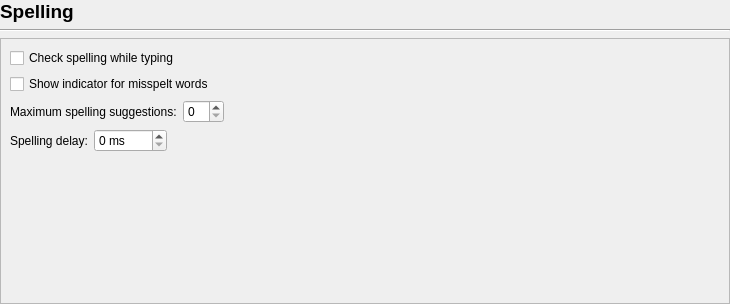
<?xml version="1.0" encoding="UTF-8"?>
<ui version="4.0">
 <class>Prefs_Spelling</class>
 <widget class="QWidget" name="Prefs_Spelling">
  <property name="geometry">
   <rect>
    <x>0</x>
    <y>0</y>
    <width>730</width>
    <height>304</height>
   </rect>
  </property>
  <layout class="QVBoxLayout" name="verticalLayout_3">
   <property name="leftMargin">
    <number>0</number>
   </property>
   <property name="topMargin">
    <number>0</number>
   </property>
   <property name="rightMargin">
    <number>0</number>
   </property>
   <property name="bottomMargin">
    <number>0</number>
   </property>
   <item>
    <widget class="QLabel" name="label">
     <property name="font">
      <font>
       <pointsize>14</pointsize>
       <bold>true</bold>
      </font>
     </property>
     <property name="text">
      <string>Spelling</string>
     </property>
    </widget>
   </item>
   <item>
    <widget class="Line" name="line">
     <property name="orientation">
      <enum>Qt::Orientation::Horizontal</enum>
     </property>
    </widget>
   </item>
   <item>
    <widget class="QScrollArea" name="scrollArea">
     <property name="widgetResizable">
      <bool>true</bool>
     </property>
     <widget class="QWidget" name="scrollAreaWidgetContents">
      <property name="geometry">
       <rect>
        <x>0</x>
        <y>0</y>
        <width>728</width>
        <height>260</height>
       </rect>
      </property>
      <layout class="QVBoxLayout" name="verticalLayout">
       <item>
        <widget class="QCheckBox" name="checkSpellingWhileTypingCheckbox">
         <property name="text">
          <string>Check spelling while typing</string>
         </property>
        </widget>
       </item>
       <item>
        <widget class="QCheckBox" name="showMisspeltIndicatorCheckBox">
         <property name="text">
          <string>Show indicator for misspelt words</string>
         </property>
        </widget>
       </item>
       <item>
        <layout class="QHBoxLayout" name="horizontalLayout_3">
         <item>
          <widget class="QLabel" name="maxSpellingSuggestionsLabel">
           <property name="text">
            <string>Maximum spelling suggestions:</string>
           </property>
          </widget>
         </item>
         <item>
          <widget class="QSpinBox" name="maxSpellingSuggestionsSpinBox"/>
         </item>
         <item>
          <spacer name="horizontalSpacer_2">
           <property name="orientation">
            <enum>Qt::Orientation::Horizontal</enum>
           </property>
           <property name="sizeHint" stdset="0">
            <size>
             <width>40</width>
             <height>20</height>
            </size>
           </property>
          </spacer>
         </item>
        </layout>
       </item>
       <item>
        <layout class="QHBoxLayout" name="horizontalLayout">
         <item>
          <widget class="QLabel" name="spellingDelayLabel">
           <property name="text">
            <string>Spelling delay:</string>
           </property>
          </widget>
         </item>
         <item>
          <widget class="QSpinBox" name="spellingDelaySpinBox">
           <property name="suffix">
            <string> ms</string>
           </property>
           <property name="maximum">
            <number>5000</number>
           </property>
          </widget>
         </item>
         <item>
          <spacer name="horizontalSpacer">
           <property name="orientation">
            <enum>Qt::Orientation::Horizontal</enum>
           </property>
           <property name="sizeHint" stdset="0">
            <size>
             <width>40</width>
             <height>20</height>
            </size>
           </property>
          </spacer>
         </item>
        </layout>
       </item>
       <item>
        <spacer name="verticalSpacer">
         <property name="orientation">
          <enum>Qt::Orientation::Vertical</enum>
         </property>
         <property name="sizeHint" stdset="0">
          <size>
           <width>20</width>
           <height>40</height>
          </size>
         </property>
        </spacer>
       </item>
      </layout>
     </widget>
    </widget>
   </item>
  </layout>
 </widget>
 <resources/>
 <connections/>
</ui>
